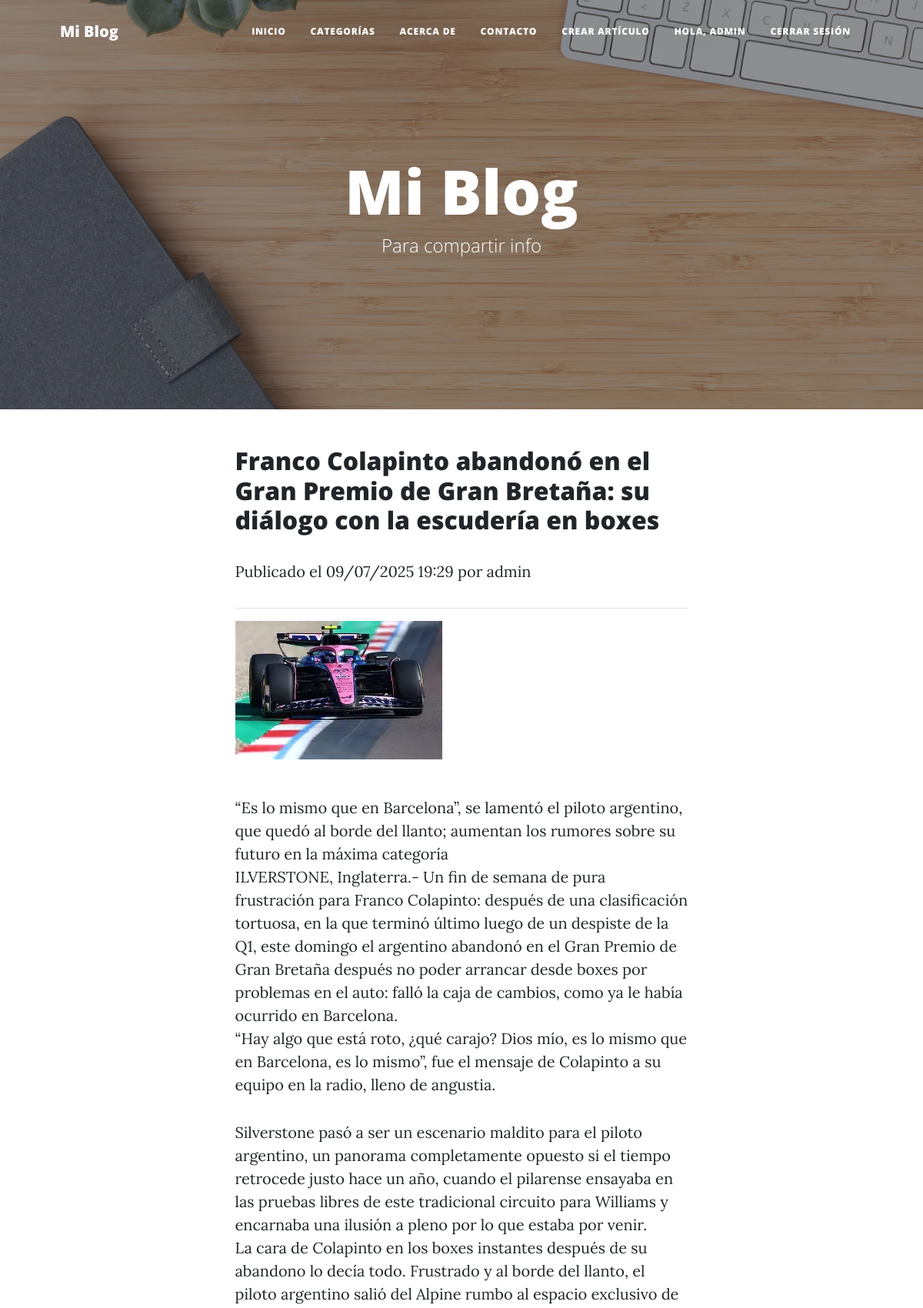
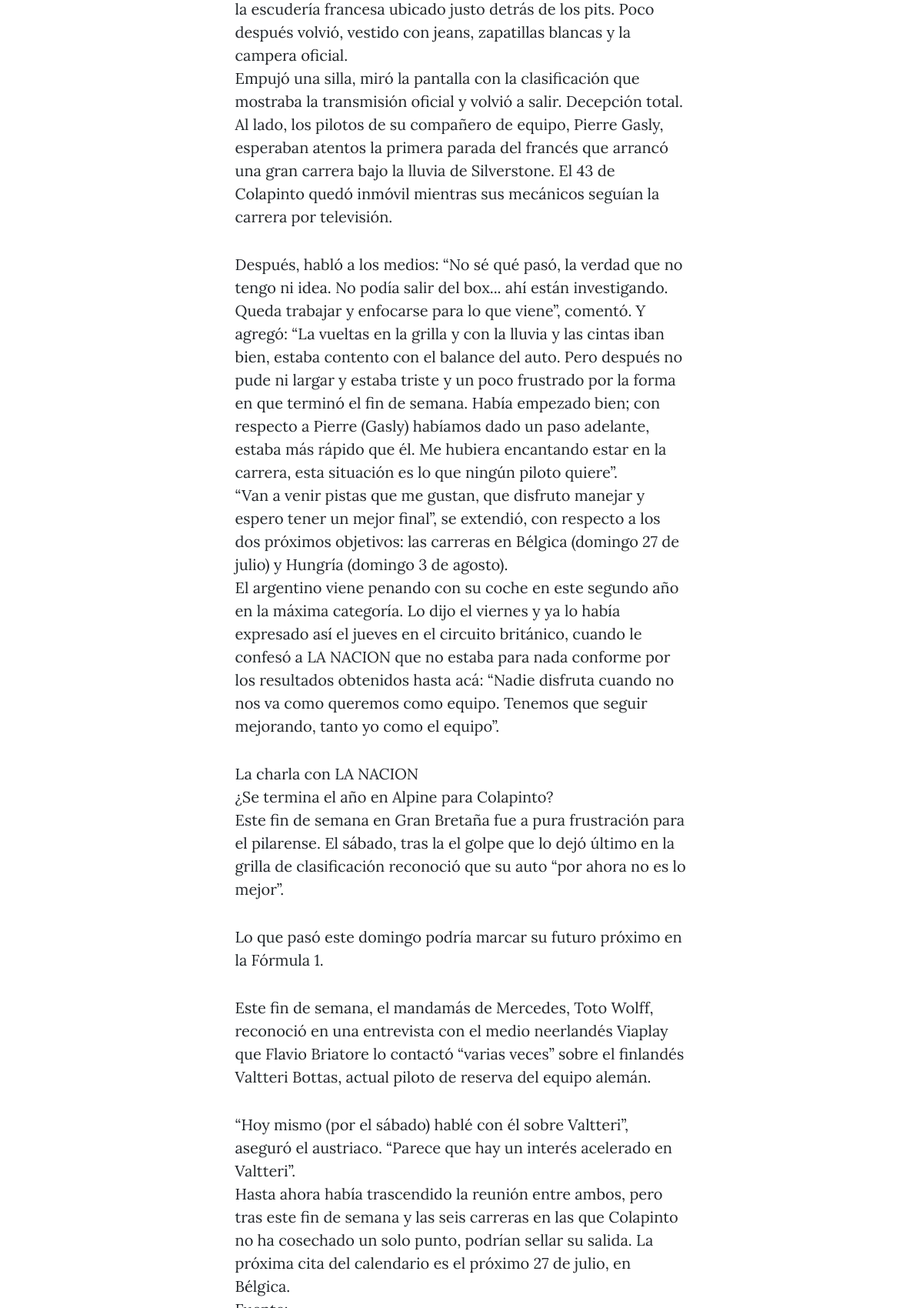
/articulo/2/ (signed in, upper part), run on the app's committed database (2 pictures, top to bottom).
### blog/models.py (models this page shows, shortened)
class Articulo(models.Model):
    titulo = models.CharField(max_length=200)
    contenido = models.TextField()
    imagen_principal = models.ImageField(upload_to=ruta_imagen_articulo, blank=True, null=True)
    imagen_intermedia = models.ImageField(upload_to=ruta_imagen_articulo, blank=True, null=True)
    fecha_publicacion = models.DateTimeField(auto_now_add=True)
    autor = models.ForeignKey(User, on_delete=models.CASCADE)
    categoria = models.ForeignKey(Categoria, on_delete=models.SET_NULL, null=True, blank=True)

### blog/views.py (the view)
# urls.py: path('articulo/<int:articulo_id>/', views.detalle_articulo, name='detalle_articulo'),
def detalle_articulo(request, articulo_id):
    articulo = get_object_or_404(Articulo, id=articulo_id)
    dio_like = False
    comentarios = Comentario.objects.filter(articulo=articulo).order_by('-fecha')
    if request.user.is_authenticated:
        dio_like = Like.objects.filter(usuario=request.user, articulo=articulo).exists()
    total_likes = Like.objects.filter(articulo=articulo).count()
    if request.method == 'POST':
        if not request.user.is_authenticated:
            return HttpResponseForbidden("Debés iniciar sesión para comentar.")
        form = ComentarioForm(request.POST)
        if form.is_valid():
            nuevo_comentario = form.save(commit=False)
            nuevo_comentario.articulo = articulo
            nuevo_comentario.autor = request.user
            nuevo_comentario.save()
            return redirect('detalle_articulo', articulo_id=articulo.id)
    else:
        form = ComentarioForm()
    return render(request, 'blog/detalle_articulo.html', {
        'articulo': articulo,
        'comentarios': comentarios,
        'form': form,
        'dio_like': dio_like,
        'total_likes': total_likes
    })

### blog/templates/blog/detalle_articulo.html (shortened to what this page needs)
{% extends 'blog/base.html' %}
{% block contenido %}
<article class="mb-4">
  <div class="container px-4 px-lg-5">
    <div class="row gx-4 gx-lg-5 justify-content-center">
      <div class="col-md-10 col-lg-8 col-xl-7">
        <h2 class="subheading">{{ articulo.titulo }}</h2>
        <p class="fecha">Publicado el {{ articulo.fecha_publicacion|date:"d/m/Y H:i" }} por {{ articulo.autor.username }}</p>
        <hr>
        {% if articulo.imagen_principal %}
        <img src="{{ articulo.imagen_principal.url }}" alt="Imagen principal" class="img-fluid mb-3">
        {% endif %}
        <p>{{ articulo.contenido|linebreaks }}</p>
        <br>
        {% endblock %}

### blog/templates/blog/base.html (shortened to what this page needs)
<!DOCTYPE html>
<html lang="es">
<head>
    {% load static %}
    <link href="{% static 'css/styles.css' %}" rel="stylesheet" />
</head>
<body>
    <nav class="navbar navbar-expand-lg navbar-light" id="mainNav">
        <div class="container px-4 px-lg-5">
            <a class="navbar-brand" href="{% url 'inicio' %}">Mi Blog</a>
            <div class="collapse navbar-collapse" id="navbarResponsive">
                <ul class="navbar-nav ms-auto py-4 py-lg-0">
                    <li class="nav-item"><a class="nav-link px-lg-3 py-3 py-lg-4" href="{% url 'inicio' %}">Inicio</a>
                    </li>
                    <li class="nav-item"><a class="nav-link px-lg-3 py-3 py-lg-4"
                            href="{% url 'categorias' %}">Categorías</a></li>
                    <li class="nav-item"><a class="nav-link px-lg-3 py-3 py-lg-4" href="{% url 'acerca_de' %}">Acerca
                            de</a></li>
                    <li class="nav-item"><a class="nav-link px-lg-3 py-3 py-lg-4"
                            href="{% url 'contacto' %}">Contacto</a></li>
                    {% if user.is_staff %}
                    <li class="nav-item"><a class="nav-link px-lg-3 py-3 py-lg-4"
                            href="{% url 'crear_articulo' %}">Crear Artículo</a></li>
                    {% endif %}
                    {% if user.is_authenticated %}
                    <li class="nav-item"><a class="nav-link px-lg-3 py-3 py-lg-4" href="#">Hola, {{ user.username }}</a>
                    </li>
                    <li class="nav-item"><a class="nav-link px-lg-3 py-3 py-lg-4" href="{% url 'logout' %}">Cerrar
                            sesión</a></li>
                    {% else %}
                    <li class="nav-item"><a class="nav-link px-lg-3 py-3 py-lg-4" href="{% url 'login' %}">Iniciar
                            sesión</a></li>
                    <li class="nav-item"><a class="nav-link px-lg-3 py-3 py-lg-4"
                            href="{% url 'registro' %}">Registrarse</a></li>
                    {% endif %}
                </ul>
            </div>
        </div>
    </nav>
    <header class="masthead" style="background-image: url('{% static 'img/home-bg.jpg' %}')">
        <div class="container position-relative px-4 px-lg-5">
            <div class="row gx-4 gx-lg-5 justify-content-center">
                <div class="col-md-10 col-lg-8 col-xl-7">
                    <div class="site-heading">
                        <h1>Mi Blog</h1>
                        <span class="subheading">Para compartir info</span>
                    </div>
                </div>
            </div>
        </div>
    </header>
    <div class="contenido">
        {% block contenido %}
        {% endblock %}
    </div>
</body>
</html>

### data on the page
Articulo: titulo "Franco Colapinto abandonó en el Gran Premio de Gran Bretaña: su diálogo con la escudería en boxes", fecha_publicacion "09/07/2025 19:29", autor.username "admin", imagen_principal (picture), contenido "“Es lo mismo que en Barcelona”, se lamentó el piloto argentino, que quedó al borde del llanto; aumentan los rumores sobre su futuro en la máxima categoría ILVERSTONE, Inglaterra.- Un fin de semana de pura frustración para Franco Colapinto: después de una clasificación tortuosa, en la que terminó último luego de un despiste de la Q1, este domingo el argentino abandonó en el Gran Premio de Gran Bretaña después no poder arrancar desde boxes por problemas en el auto: falló la caja de cambios, como ya le había ocurrido en Barcelona. “Hay algo que está roto, ¿qué carajo? Dios mío, es lo mismo que en Barcelona, es lo mismo”, fue el mensaje de Colapinto a su equipo en la radio, lleno de angustia.…"

### other printed values
{{ user.username }} "ADMIN"
